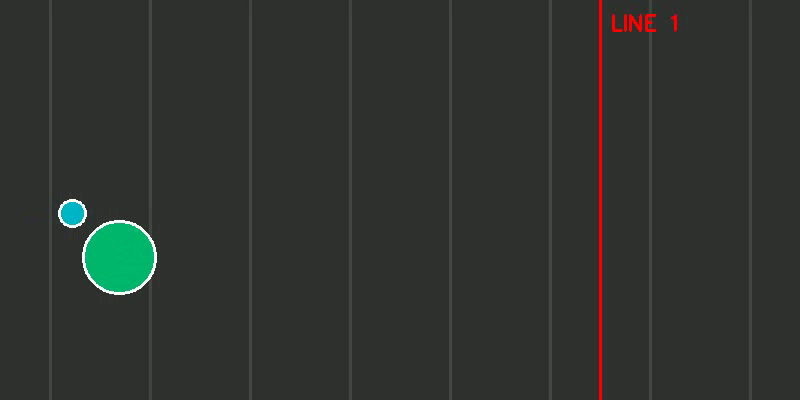
#> input picture frame 30 of cv-course/cv-course/bang_chuyen.mp4, 800 x 400 px
$ python diemhinhtron.py
#> lines starting #> are read from the running program, lines starting #| are printed output that depends on the picture; after the words box and inside, x2 and y2 are one past the last pixel; in counts of white or black regions, pixels touching at a corner belong together
import cv2 as cv
import numpy as np
import math

cap = cv.VideoCapture("cv-course/bang_chuyen.mp4")
if not cap.isOpened():
    print("Không mở được video")
    exit()

# ====== TÌM VẠCH ĐỎ ======
ret, first_frame = cap.read()
#> first_frame is the input picture: shape (400, 800, 3); mean B, G, R 46.9, 50.7, 47.7
hsv = cv.cvtColor(first_frame, cv.COLOR_BGR2HSV)
#> hsv: shape (400, 800, 3); mean H, S, V 50.1, 20.7, 52
lower_red1 = np.array([0,120,70]); upper_red1 = np.array([10,255,255])
lower_red2 = np.array([170,120,70]); upper_red2 = np.array([180,255,255])
mask = cv.inRange(hsv, lower_red1, upper_red1) + cv.inRange(hsv, lower_red2, upper_red2)
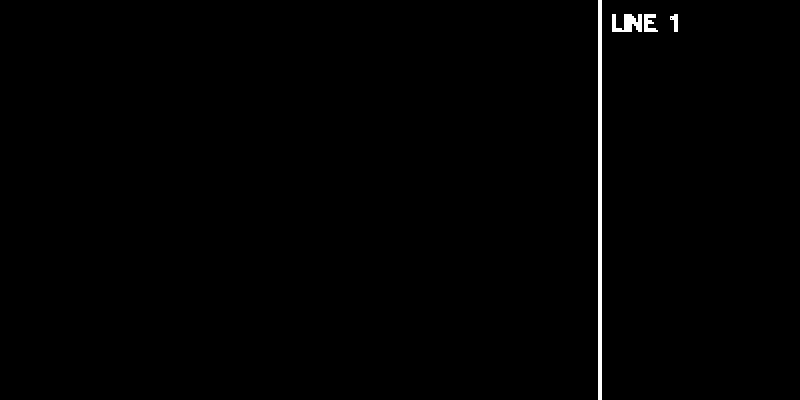
#> mask: shape (400, 800); 0.69% white; 4 white regions
contours, _ = cv.findContours(mask, cv.RETR_EXTERNAL, cv.CHAIN_APPROX_SIMPLE)
#> contours = 4 contours; box (x1, y1, x2, y2) and area: (598, 0, 602, 400) 1197, (612, 14, 642, 32) 290, (644, 14, 658, 32) 118, (670, 14, 678, 32) 64

line_X = None
for c in contours:
    if cv.contourArea(c) > 500:
        x, y, w, h = cv.boundingRect(c)
        line_X = x + w//2
        break
#> this loop made 4 passes
#> (c, x, y, w, h, line_X) on pass 4: ([[598, 0], [598, 399], [601, 399], [601, 0]], 598, 0, 4, 400, 600)

if line_X is None:
    print("Không tìm thấy vạch đỏ")
    exit()

cap.set(cv.CAP_PROP_POS_FRAMES, 1)

next_id = 0
objects = {}
counted_ids = set()
count = 0
MAX_UNSEEN_FRAMES = 5

while True:
    ret, frame = cap.read()
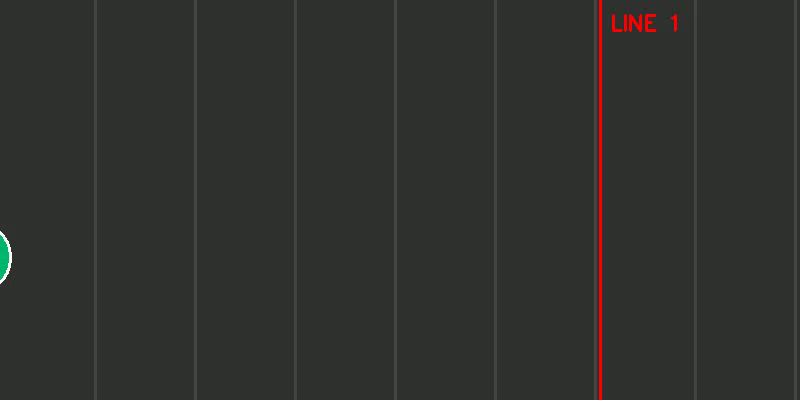
#> input picture frame 1 of cv-course/cv-course/bang_chuyen.mp4, 800 x 400 px
#> frame is the input picture: shape (400, 800, 3); mean B, G, R 45.6, 48.6, 47.7
    if not ret: break
    gray = cv.cvtColor(frame, cv.COLOR_BGR2GRAY)
    gray = cv.GaussianBlur(gray, (9, 9), 2)
    circles = cv.HoughCircles(gray, cv.HOUGH_GRADIENT, dp=1.2, minDist=50,
                              param1=100, param2=35, minRadius=20, maxRadius=80)
#> circles = None

    current_centers = []
    if circles is not None:
        circles = np.uint16(np.round(circles))
        for c in circles[0, :]:
            current_centers.append((int(c[0]), int(c[1]), int(c[2])))

    new_objects = {}
    used_centers = set()

    # 1. Cập nhật các đối tượng hiện có
    for obj_id, (px, py, unseen) in objects.items():
        best_match = None
        min_dist = 50

        for i, (cx, cy, cr) in enumerate(current_centers):
            if i in used_centers: continue
            dist = math.hypot(cx - px, cy - py)
            if dist < min_dist:
                min_dist = dist
                best_match = i

        if best_match is not None:
            cx, cy, cr = current_centers[best_match]

            # KIỂM TRA ĐẾM QUA VẠCH (Khi tâm đi qua line_X)
            if obj_id not in counted_ids:
                if px <= line_X and cx > line_X:
                    count += 1
                    counted_ids.add(obj_id)

            new_objects[obj_id] = (cx, cy, 0)
            used_centers.add(best_match)

            # Vẽ visualization
            cv.circle(frame, (cx, cy), cr, (0, 255, 0), 2)
            cv.putText(frame, f"ID {obj_id}", (cx-10, cy-10), 2, 0.5, (0,255,0), 1)
        else:
            # Nếu không tìm thấy, tăng số frame bị mất dấu
            if unseen < MAX_UNSEEN_FRAMES:
                new_objects[obj_id] = (px, py, unseen + 1)
#> after the loop, count = 0; counted_ids = 0 items; new_objects = 0 items; used_centers = 0 items

    # 2. Đăng ký đối tượng mới cho các center chưa được dùng
    for i, (cx, cy, cr) in enumerate(current_centers):
        if i not in used_centers:
            new_objects[next_id] = (cx, cy, 0)
            next_id += 1
#> after the loop, next_id = 0

    objects = new_objects
#> objects = 0 items

    # Vẽ vạch đếm và kết quả
    cv.line(frame, (line_X, 0), (line_X, frame.shape[0]), (0, 255, 255), 2)
    cv.putText(frame, f"Total Count: {count}", (20, 50),
               cv.FONT_HERSHEY_SIMPLEX, 1, (255, 0, 0), 2)
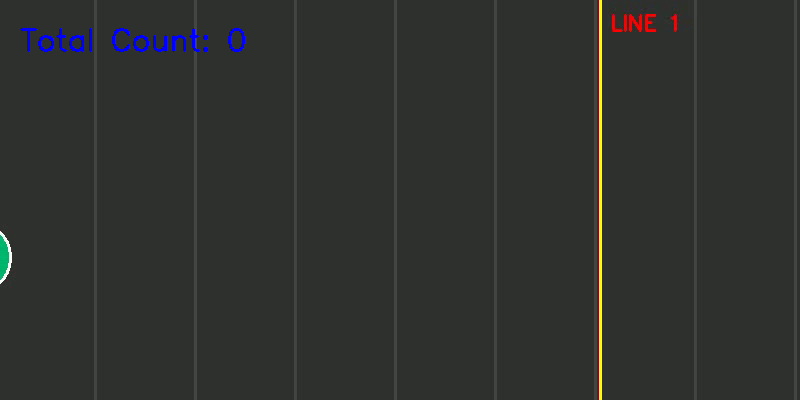
#> frame: shape (400, 800, 3); mean B, G, R 46.4, 49.3, 47.7

    cv.imshow("Tracking Count", frame)
    if cv.waitKey(30) & 0xFF == ord('q'): break
#> (key q is pressed here)

cap.release()
cv.destroyAllWindows()

$ run again, starting later in the video
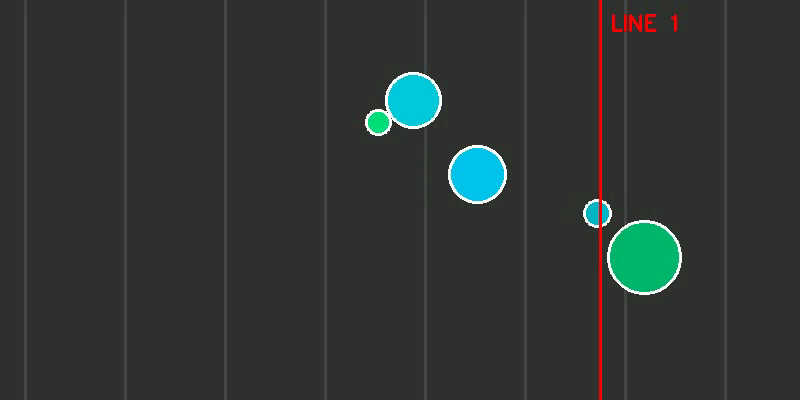
#> input picture frame 135 of cv-course/cv-course/bang_chuyen.mp4, 800 x 400 px
#> first_frame is the input picture: shape (400, 800, 3); mean B, G, R 50.1, 53.7, 47.8
#> hsv: shape (400, 800, 3); mean H, S, V 50.9, 24.1, 55.3
#> mask: shape (400, 800); 0.68% white; 4 white regions
#> contours = 4 contours; box (x1, y1, x2, y2) and area: (598, 0, 602, 400) 1146, (612, 14, 642, 32) 290, (644, 14, 658, 32) 118, (670, 14, 678, 32) 64
#> the loop `for c in contours:` made 4 passes
#> (x, y, w, h, line_X) on pass 4: (598, 0, 4, 400, 600)
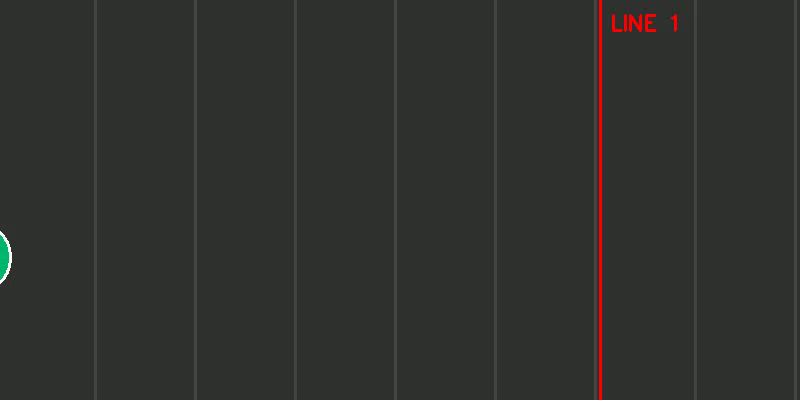
#> input picture frame 1 of cv-course/cv-course/bang_chuyen.mp4, 800 x 400 px
#> frame is the input picture: shape (400, 800, 3); mean B, G, R 45.6, 48.6, 47.7
#> circles = None
#> after the loop `for obj_id, (px, py, unseen) in objects.items():`: count = 0; counted_ids = 0 items
#> after the loop `for i, (cx, cy, cr) in enumerate(current_centers):`: next_id = 0
#> objects = 0 items

$ run again, starting later in the video
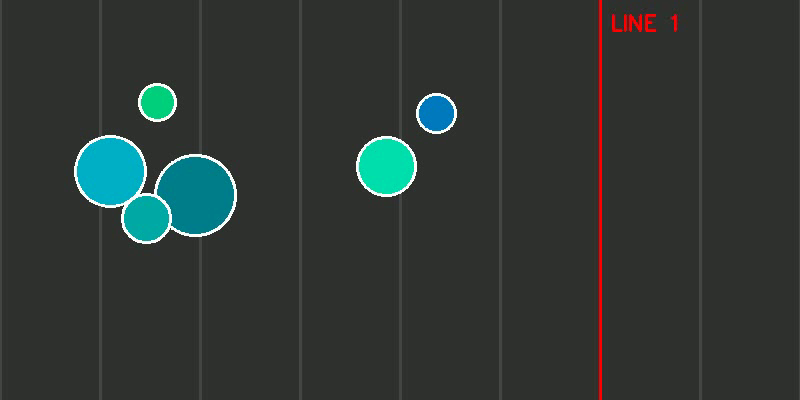
#> input picture frame 240 of cv-course/cv-course/bang_chuyen.mp4, 800 x 400 px
#> first_frame is the input picture: shape (400, 800, 3); mean B, G, R 52.3, 55.2, 47.6
#> hsv: shape (400, 800, 3); mean H, S, V 51.8, 28, 57.1
#> mask: shape (400, 800); 0.69% white; 4 white regions
#> contours = 4 contours; box (x1, y1, x2, y2) and area: (598, 0, 602, 400) 1197, (612, 14, 642, 32) 290, (644, 14, 658, 32) 118, (670, 14, 678, 32) 64
#> the loop `for c in contours:` made 4 passes
#> (c, x, y, w, h, line_X) on pass 4: ([[598, 0], [598, 399], [601, 399], [601, 0]], 598, 0, 4, 400, 600)
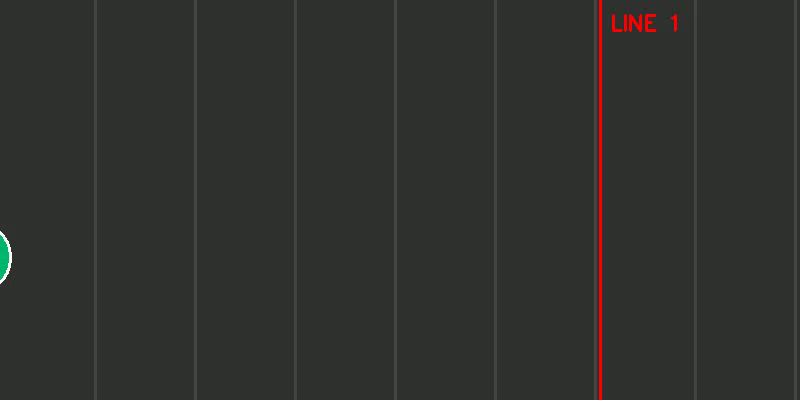
#> input picture frame 1 of cv-course/cv-course/bang_chuyen.mp4, 800 x 400 px
#> frame is the input picture: shape (400, 800, 3); mean B, G, R 45.6, 48.6, 47.7
#> circles = None
#> after the loop `for obj_id, (px, py, unseen) in objects.items():`: count = 0; counted_ids = 0 items
#> after the loop `for i, (cx, cy, cr) in enumerate(current_centers):`: next_id = 0
#> objects = 0 items
